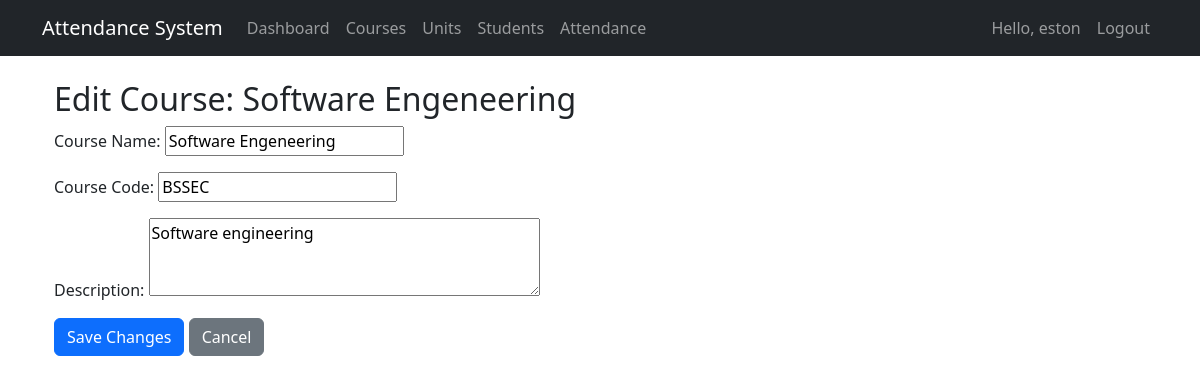
The app's page /attendance/admin/courses/edit/2/ (signed in) with its own data.
### attendance_app/models.py (models this page shows, shortened)
class Course(models.Model):
    name = models.CharField(max_length=100)
    code = models.CharField(max_length=20, unique=True)
    description = models.TextField(blank=True)
    created_at = models.DateTimeField(auto_now_add=True)

### attendance_app/views.py (the view)
# urls.py: path('admin/courses/edit/<int:pk>/', views.edit_course, name='edit_course'),
@login_required
@user_passes_test(is_admin)
def edit_course(request, pk):
    course = get_object_or_404(Course, pk=pk)
    if request.method == 'POST':
        form = CourseForm(request.POST, instance=course)
        if form.is_valid():
            form.save()
            return redirect('course_list')
    else:
        form = CourseForm(instance=course)
    return render(request, 'attendance_app/admin/edit_course.html', {'form': form, 'course': course})

### attendance_app/forms.py
class CourseForm(forms.ModelForm):
    class Meta:
        model = Course
        fields = ['name', 'code', 'description']
        widgets = {
            'description': forms.Textarea(attrs={'rows': 3}),
        }
        labels = {
            'name': 'Course Name',
            'code': 'Course Code',
            'description': 'Description'
        }

### attendance_app/views.py (called while the page is built)
def is_admin(user):
    return user.is_superuser

### templates/attendance_app/admin/edit_course.html (shortened to what this page needs)
{% extends "attendance_app/base.html" %}
{% block content %}
<div class="container mt-4">
    <h2>Edit Course: {{ course.name }}</h2>
    <form method="post">
        <div class="mb-3">
            {{ form.as_p }}
        </div>
        <button type="submit" class="btn btn-primary">Save Changes</button>
        <a href="{% url 'course_list' %}" class="btn btn-secondary">Cancel</a>
    </form>
</div>
{% endblock %}

### templates/attendance_app/base.html (shortened to what this page needs)
<!DOCTYPE html>
<html lang="en">
<head>
    <link href="https://cdn.jsdelivr.net/npm/bootstrap@5.3.0/dist/css/bootstrap.min.css" rel="stylesheet">
    <link rel="stylesheet" href="https://cdn.jsdelivr.net/npm/bootstrap-icons@1.10.0/font/bootstrap-icons.css">
<link rel="stylesheet" href="https://cdn.jsdelivr.net/npm/bootstrap-icons@1.10.0/font/bootstrap-icons.css">
</head>
<body>
    <nav class="navbar navbar-expand-lg navbar-dark bg-dark">
        <div class="container">
            <a class="navbar-brand" href="{% url 'home' %}">Attendance System</a>
            <div class="collapse navbar-collapse" id="navbarNav">
                <ul class="navbar-nav me-auto">
                    {% if user.is_authenticated %}
                        {% if user.is_superuser %}
                            <li class="nav-item">
                                <a class="nav-link" href="{% url 'admin_dashboard' %}">Dashboard</a>
                            </li>
                            <li class="nav-item">
                                <a class="nav-link" href="{% url 'course_list' %}">Courses</a>
                            </li>
                            <li class="nav-item">
                                <a class="nav-link" href="{% url 'unit_list' %}">Units</a>
                            </li>
                            <li class="nav-item">
                                <a class="nav-link" href="{% url 'student_list' %}">Students</a>
                            </li>
                            <li class="nav-item">
                                <a class="nav-link" href="{% url 'attendance_records' %}">Attendance</a>
                            </li>
                        {% endif %}
                    {% endif %}
                </ul>
                <ul class="navbar-nav">
                    {% if user.is_authenticated %}
                        <li class="nav-item">
                            <span class="nav-link">Hello, {{ user.username }}</span>
                        </li>
                        <li class="nav-item">
                            <a class="nav-link" href="{% url 'logout' %}">Logout</a>
                        </li>
                    {% else %}
                        <li class="nav-item">
                            <a class="nav-link" href="{% url 'login' %}">Login</a>
                        </li>
                    {% endif %}
                </ul>
            </div>
        </div>
    </nav>
    <div class="container mt-4">
        {% block content %}{% endblock %}
    </div>
</body>
</html>

### records on screen
Course: name "Software Engeneering", code "BSSEC", description "Software engineering"

### other values on screen
{{ user.username }} "eston"
